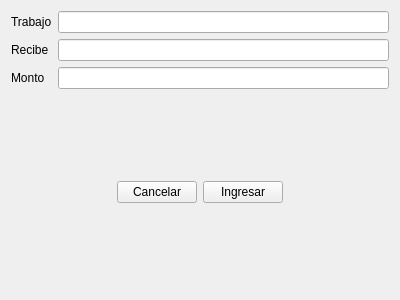
<?xml version="1.0" encoding="UTF-8"?>
<ui version="4.0">
 <class>Form</class>
 <widget class="QWidget" name="Form">
  <property name="geometry">
   <rect>
    <x>0</x>
    <y>0</y>
    <width>400</width>
    <height>300</height>
   </rect>
  </property>
  <property name="windowTitle">
   <string>Form</string>
  </property>
  <layout class="QGridLayout" name="gridLayout_2">
   <item row="0" column="0">
    <layout class="QHBoxLayout" name="horizontalLayout">
     <item>
      <layout class="QVBoxLayout" name="verticalLayout_2">
       <item>
        <widget class="QLabel" name="label">
         <property name="text">
          <string>Trabajo</string>
         </property>
        </widget>
       </item>
       <item>
        <widget class="QLabel" name="label_2">
         <property name="text">
          <string>Recibe</string>
         </property>
        </widget>
       </item>
       <item>
        <widget class="QLabel" name="label_3">
         <property name="text">
          <string>Monto</string>
         </property>
        </widget>
       </item>
      </layout>
     </item>
     <item>
      <layout class="QVBoxLayout" name="verticalLayout_4">
       <item>
        <widget class="QLineEdit" name="lineEdit"/>
       </item>
       <item>
        <widget class="QLineEdit" name="lineEdit_2"/>
       </item>
       <item>
        <widget class="QLineEdit" name="lineEdit_3"/>
       </item>
      </layout>
     </item>
     <item>
      <layout class="QVBoxLayout" name="verticalLayout_3"/>
     </item>
    </layout>
   </item>
   <item row="3" column="0">
    <spacer name="verticalSpacer_2">
     <property name="orientation">
      <enum>Qt::Vertical</enum>
     </property>
     <property name="sizeHint" stdset="0">
      <size>
       <width>20</width>
       <height>40</height>
      </size>
     </property>
    </spacer>
   </item>
   <item row="2" column="0">
    <layout class="QGridLayout" name="gridLayout">
     <item row="0" column="3">
      <spacer name="horizontalSpacer_2">
       <property name="orientation">
        <enum>Qt::Horizontal</enum>
       </property>
       <property name="sizeHint" stdset="0">
        <size>
         <width>40</width>
         <height>20</height>
        </size>
       </property>
      </spacer>
     </item>
     <item row="0" column="0">
      <spacer name="horizontalSpacer">
       <property name="orientation">
        <enum>Qt::Horizontal</enum>
       </property>
       <property name="sizeHint" stdset="0">
        <size>
         <width>40</width>
         <height>20</height>
        </size>
       </property>
      </spacer>
     </item>
     <item row="0" column="1">
      <widget class="QPushButton" name="pushButton">
       <property name="text">
        <string>Cancelar</string>
       </property>
      </widget>
     </item>
     <item row="0" column="2">
      <widget class="QPushButton" name="pushButton_2">
       <property name="text">
        <string>Ingresar</string>
       </property>
      </widget>
     </item>
    </layout>
   </item>
   <item row="1" column="0">
    <spacer name="verticalSpacer">
     <property name="orientation">
      <enum>Qt::Vertical</enum>
     </property>
     <property name="sizeHint" stdset="0">
      <size>
       <width>20</width>
       <height>40</height>
      </size>
     </property>
    </spacer>
   </item>
  </layout>
 </widget>
 <resources/>
 <connections/>
</ui>
